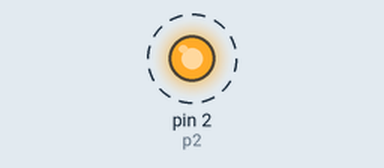
Simulated run of this program. Board: MicroPython board. Parts: output pins drawn as LEDs (lit = HIGH). Dashed ring = blinking.

Above: at 0.5 s.
Timing chart, 0 to 4.6 s (numbered marks = the images above):
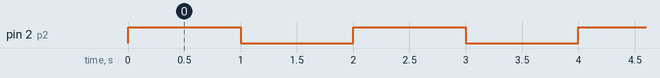

The program:

02_Blink.py
```python
# Import libraries
from machine import Pin
import time

# Define a function to toggle the pin
def toggle(pin):
    if pin.value():
        pin.value(0)
    else:
        pin.value(1)

# Define built-in pin
p2 = Pin(2, Pin.OUT, Pin.PULL_UP)

while True:
    toggle(p2)
    time.sleep(1)
```

Measured:
- by itself, pin 2 (p2): alternates HIGH for 1.0 s and LOW for 1.0 s
